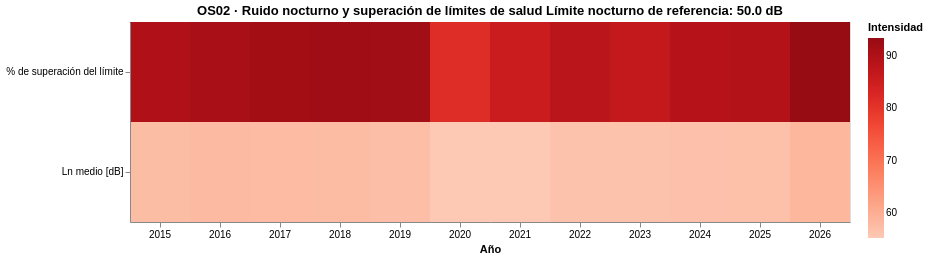

Here is the notebook cell this chart was saved with:
### Code cell
heatmap_os02_b01 = (
    alt.Chart(df_ln_heatmap)
    .mark_rect()
    .encode(
        x=alt.X(
            "año:O",
            title="Año",
            axis=alt.Axis(labelAngle=0)
        ),
        y=alt.Y(
            "métrica:N",
            title=""
        ),
        color=alt.Color(
            "valor:Q",
            title="Intensidad",
            scale=alt.Scale(scheme="reds")
        ),
        tooltip=[
            alt.Tooltip("año:O", title="Año"),
            alt.Tooltip("métrica:N", title="Indicador"),
            alt.Tooltip("valor:Q", title="Valor", format=".2f")
        ]
    )
    .properties(
        width=720,
        height=200,
        title=(
            "OS02 · Ruido nocturno y superación de límites de salud\n"
            f"Límite nocturno de referencia: {limite_ln} dB"
        )
    )
)

heatmap_os02_b01

### Figure 1 — Vega-Lite specification as saved in the notebook (floating-point values rounded to 4 significant figures)
{"$schema": "https://vega.github.io/schema/vega-lite/v5.20.1.json", "config": {"view": {"continuousHeight": 300, "continuousWidth": 300}}, "data": {"name": "data-48296a305aedd59dfbd051c22d2fa0f7"}, "datasets": {"data-48296a305aedd59dfbd051c22d2fa0f7": [{"año": 2015, "métrica": "Ln medio [dB]", "valor": 57.26}, {"año": 2016, "métrica": "Ln medio [dB]", "valor": 57.77}, {"año": 2017, "métrica": "Ln medio [dB]", "valor": 57.71}, {"año": 2018, "métrica": "Ln medio [dB]", "valor": 57.44}, {"año": 2019, "métrica": "Ln medio [dB]", "valor": 57.1}, {"año": 2020, "métrica": "Ln medio [dB]", "valor": 55.1}, {"año": 2021, "métrica": "Ln medio [dB]", "valor": 55.13}, {"año": 2022, "métrica": "Ln medio [dB]", "valor": 56.3}, {"año": 2023, "métrica": "Ln medio [dB]", "valor": 56.43}, {"año": 2024, "métrica": "Ln medio [dB]", "valor": 56.5}, {"año": 2025, "métrica": "Ln medio [dB]", "valor": 56.74}, {"año": 2026, "métrica": "Ln medio [dB]", "valor": 58.46}, {"año": 2015, "métrica": "% de superación del límite", "valor": 90}, {"año": 2016, "métrica": "% de superación del límite", "valor": 91.13}, {"año": 2017, "métrica": "% de superación del límite", "valor": 91.89}, {"año": 2018, "métrica": "% de superación del límite", "valor": 92.2}, {"año": 2019, "métrica": "% de superación del límite", "valor": 91.91}, {"año": 2020, "métrica": "% de superación del límite", "valor": 81.62}, {"año": 2021, "métrica": "% de superación del límite", "valor": 85.55}, {"año": 2022, "métrica": "% de superación del límite", "valor": 88.33}, {"año": 2023, "métrica": "% de superación del límite", "valor": 86.68}, {"año": 2024, "métrica": "% de superación del límite", "valor": 89.22}, {"año": 2025, "métrica": "% de superación del límite", "valor": 89.52}, {"año": 2026, "métrica": "% de superación del límite", "valor": 93.55}]}, "encoding": {"color": {"field": "valor", "scale": {"scheme": "reds"}, "title": "Intensidad", "type": "quantitative"}, "tooltip": [{"field": "año", "title": "Año", "type": "ordinal"}, {"field": "métrica", "title": "Indicador", "type": "nominal"}, {"field": "valor", "format": ".2f", "title": "Valor", "type": "quantitative"}], "x": {"axis": {"labelAngle": 0}, "field": "año", "title": "Año", "type": "ordinal"}, "y": {"field": "métrica", "title": "", "type": "nominal"}}, "height": 200, "mark": {"type": "rect"}, "title": "OS02 · Ruido nocturno y superación de límites de salud\nLímite nocturno de referencia: 50.0 dB", "width": 720}
